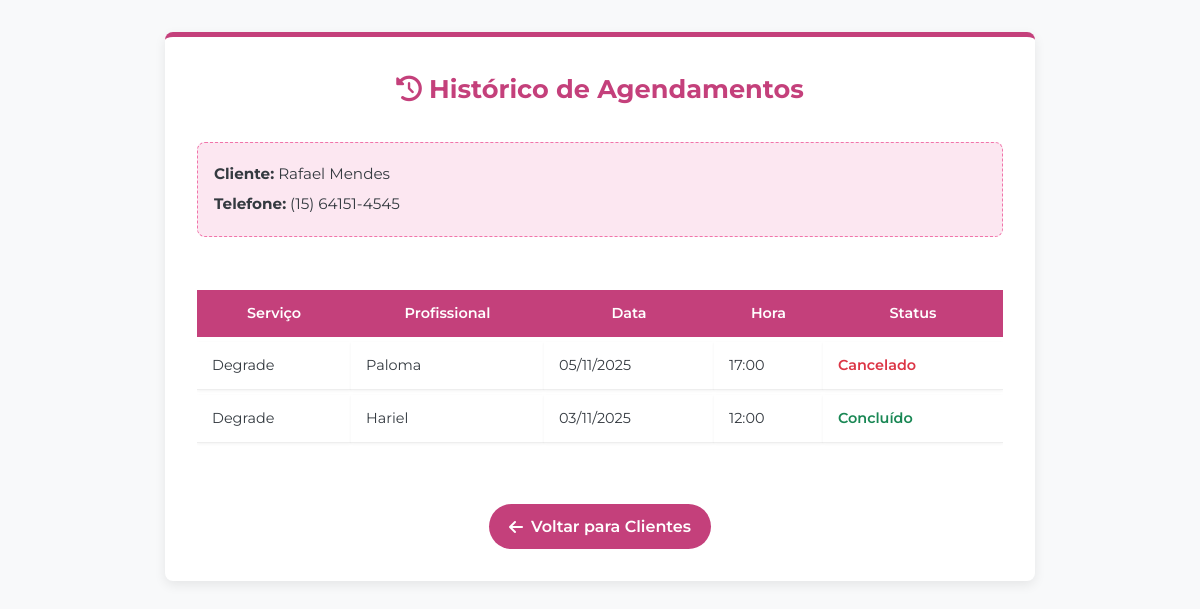
The app's page /clientes/historico/?nome=Rafael Mendes&telefone=(15) 64151-4545 (signed in), older data.
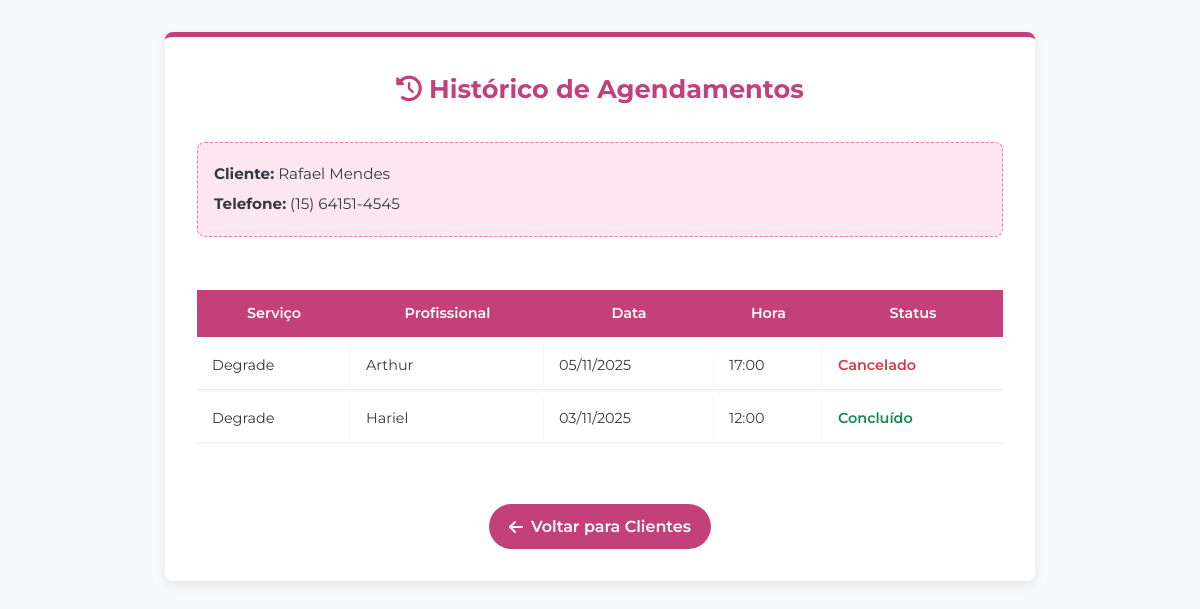
The same page, newer data.
### LihStudio/models.py (models this page shows, shortened)
class Agendamento(models.Model):
    STATUS_CHOICES = [
        ("pendente", "Pendente"),
        ("confirmado", "Confirmado"),
        ("cancelado", "Cancelado"),
        ("concluido", "Concluído"),
    ]
    pagamento_id = models.CharField(max_length=100, blank=True, null=True, verbose_name="ID do Pagamento")
    pagamento_status = models.CharField(max_length=20, default="pendente", choices=[
        ("pendente", "Pendente"),
        ("aprovado", "Aprovado"),
        ("rejeitado", "Rejeitado"),
        ("processando", "Processando"),
    ], verbose_name="Status do Pagamento")
    contabilizar = models.BooleanField(
        default=False,
        verbose_name="Contabilizar no Faturamento",
        help_text="Marque se este agendamento deve ser incluído nos relatórios de faturamento."
    )
    valor_total = models.DecimalField(
        max_digits=8,
        decimal_places=2,
        null=True,
        blank=True,
        verbose_name="Valor Total (R$)"
    )
    profissional = models.ForeignKey(Profissional, on_delete=models.PROTECT, related_name="agendamentos")
    nome = models.CharField(max_length=100)
    telefone = models.CharField(max_length=20)
    email = models.EmailField()
    servico = models.ForeignKey(
        'Servico',
        on_delete=models.SET_NULL,
        null=True,
        blank=True,
        related_name='agendamentos',
        verbose_name="Serviço"
    )
    servico_nome_snapshot = models.CharField(
        "Nome do Serviço (Snapshot)",
        max_length=100,
        blank=True,
        help_text="Nome do serviço no momento do agendamento (não muda)"
    )
    servico_preco_snapshot = models.DecimalField(
        "Preço do Serviço (Snapshot)",
        max_digits=8,
        decimal_places=2,
        null=True,
        blank=True,
        help_text="Preço do serviço no momento do agendamento (não muda)"
    )
    data = models.DateField()
    hora = models.ForeignKey(HorarioDisponivel, on_delete=models.SET_NULL, null=True, blank=True)
    observacoes = models.TextField(blank=True)
    status = models.CharField(max_length=10, choices=STATUS_CHOICES, default="pendente", verbose_name="Status do Agendamento")
    manutencao_lembrada = models.BooleanField(
        default=False,
        verbose_name="Lembrete de manutenção enviado?",
        help_text="Marcar se o lembrete de manutenção foi enviado após 15 dias"
    )
    confirmado = models.BooleanField(default=False)
    token = models.UUIDField(default=uuid4, editable=False, unique=True)
    criado_em = models.DateTimeField(auto_now_add=True)
    hora_backup = models.TimeField(null=True, blank=True, verbose_name="Hora (backup)")
    def get_servico_display(self):
        if self.servico_nome_snapshot:
            return self.servico_nome_snapshot
        return self.servico.nome if self.servico else "Serviço não definido"

class Profissional(models.Model):
    nome = models.CharField("Nome", max_length=50)
    slug = models.SlugField("Slug", unique=True, help_text="Identificador sem espaços – ex.: NOME")
    ativo = models.BooleanField(default=True)
    class Meta:
        ordering = ["nome"]
        verbose_name = "Profissional"
        verbose_name_plural = "Profissionais"

class HorarioDisponivel(models.Model):
    profissional = models.ForeignKey(Profissional, on_delete=models.CASCADE, related_name="horarios")
    data = models.DateField()
    hora = models.TimeField()
    disponivel = models.BooleanField(default=True)
    class Meta:
        unique_together = ("profissional", "data", "hora")
        ordering = ["data", "hora"]

### LihStudio/views.py (the view)
    def _wrapped_view(request, *args, **kwargs):
        if not request.user.is_authenticated:
            messages.warning(request, 'Você precisa fazer login para acessar esta área.')
            return redirect('login')
        if not request.user.is_superuser:
            messages.error(request, 'Acesso restrito a administradores.')
            return redirect('home')
        return view_func(request, *args, **kwargs)

### LihStudio/views.py (called while the page is built)
def only_admin(view_func):
    def _wrapped_view(request, *args, **kwargs):
        if not request.user.is_authenticated:
            messages.warning(request, 'Você precisa fazer login para acessar esta área.')
            return redirect('login')
        if not request.user.is_superuser:
            messages.error(request, 'Acesso restrito a administradores.')
            return redirect('home')
        return view_func(request, *args, **kwargs)
    return _wrapped_view

@only_admin
def historico_cliente(request):
    nome = request.GET.get('nome')
    telefone = request.GET.get('telefone')
    historico = Agendamento.objects.filter(
        nome=nome,
        telefone=telefone
    ).order_by('-data', '-hora_backup')  # Ordena pelo backup se hora for None
    return render(request, 'LihStudio/historico_cliente.html', {
        'historico': historico,
        'cliente_nome': nome,
        'cliente_telefone': telefone
    })

### LihStudio/templates/LihStudio/historico_cliente.html (shortened to what this page needs)
{% load static %}
<!DOCTYPE html>
<html lang="pt-br">
<head>
    <link rel="stylesheet" href="https://cdnjs.cloudflare.com/ajax/libs/font-awesome/6.4.0/css/all.min.css">
</head>
<body>
    <div class="page-wrapper">
        <div class="container">
            <header class="page-header">
                <h1><i class="fas fa-history"></i> Histórico de Agendamentos</h1>
            </header>
            <div class="client-info">
                <p><strong>Cliente:</strong> {{ cliente_nome }}</p>
                {% if cliente_telefone %}
                <p><strong>Telefone:</strong> {{ cliente_telefone }}</p>
                {% endif %}
            </div>
            {% if historico %}
                <div style="overflow-x: auto;">
                    <table class="table">
                        <thead>
                            <tr>
                                <th>Serviço</th>
                                <th>Profissional</th>
                                <th>Data</th>
                                <th>Hora</th>
                                <th>Status</th>
                            </tr>
                        </thead>
                        <tbody>
                            {% for agendamento in historico %}
                                <tr>
                                    <td>{{ agendamento.get_servico_display }}</td>
                                    <td>{{ agendamento.profissional.nome }}</td>
                                    <td>{{ agendamento.data|date:"d/m/Y" }}</td>
                                    <td>
                                        {% if agendamento.hora %}
                                            {{ agendamento.hora.hora|time:"H:i" }}
                                        {% elif agendamento.hora_backup %}
                                            {{ agendamento.hora_backup|time:"H:i" }}
                                        {% else %}
                                            -
                                        {% endif %}
                                    </td>
                                    <td class="status-{{ agendamento.status }}">
                                        {{ agendamento.get_status_display }}
                                    </td>
                                </tr>
                            {% endfor %}
                        </tbody>
                    </table>
                </div>
            {% else %}
                <div class="empty-state">
                    <i class="fas fa-calendar-times"></i>
                    <h3>Nenhum agendamento encontrado</h3>
                    <p>Este cliente ainda não possui agendamentos registrados.</p>
                </div>
            {% endif %}
            <div style="text-align: center; margin-top: 2rem;">
                <a href="{% url 'lista_clientes' %}" class="btn-back">
                    <i class="fas fa-arrow-left"></i> Voltar para Clientes
                </a>
            </div>
        </div>
    </div>
</body>
</html>

Row changes from the older to the newer data that the page shows:
changed Agendamento "Cancelado": profissional.nome "Paloma" → "Arthur"; hora_backup (not shown) → "17:00"; hora_id 39 → empty (drawn); hora.hora "17:00" → (not shown)
